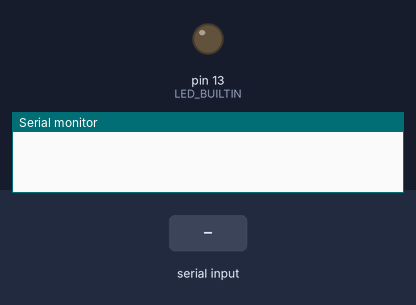
Recording of a sketch running on a simulated Arduino Uno, built with avr-gcc and run on an emulated ATmega328P. Parts: output pins drawn as LEDs (lit = HIGH), the last lines printed to the serial monitor. Inputs (shaded band) come from the test bench.

Above: at 1.2 s.
1.3 s: "g" received over Serial
At 2.6 s:
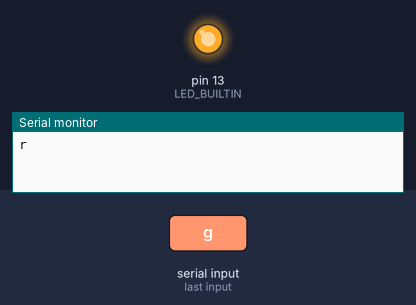
Timing chart, 0 to 4.3 s (numbered marks = the images above; inputs shaded):
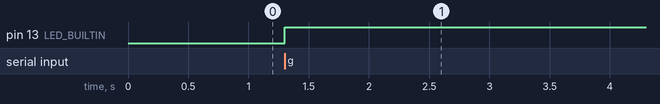

Measured:
- after the input at 1.3 s, pin 13 (LED_BUILTIN): LOW → HIGH at once

The sketch:

UART_RXTX_Char.ino
```cpp
//code to test TNE097 L4T3
//MSP430 sends char 'g' to Arduino
//Arduino responds with char 'r' to MSP430

char readByte;
char transmitByte = 'r';

void setup(){
  Serial.begin(19200);
  pinMode(LED_BUILTIN, OUTPUT);
}

void loop(){
  if(Serial.available() > 0){ //send data only when you receive data:
    readByte = Serial.read(); //read the incoming byte
    if(readByte == 'g'){ //if MSP transmit 'g'
      digitalWrite(LED_BUILTIN, !digitalRead(LED_BUILTIN)); //toggle LED
    }
    Serial.println(transmitByte); //transmit to MSP
  }
}
```
